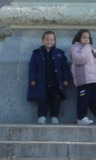
%> input picture Assets/images/pos/img00050.jpg, 96 x 160 px; its folder holds only this picture in this run
$ octave SVMClassifierScript.m   (GNU Octave 9; MATLAB toolbox functions it lacks are replaced by stand-ins)
%> lines starting %> are read from the running program, lines starting %| are printed output that depends on the picture
### Classification/SVM/SVMClassifierFunction.m
function [result] = SVMClassifierFunction(sampling, kernel, lambda, C, sigmakernel, k, ndim, threshold)
%> called with sampling = 5, kernel = 'gaussian', lambda = 1e-20, C = 40, sigmakernel = 5, k = 10, ndim = 150, threshold = 0.7


%% Initial setup
% Initialise return values
trainingTime = 0;
testingTime = 0;

% Set the folders
posFolder = 'Assets/Images/Pos';
negFolder = 'Assets/Images/Neg';

% Get list of image files
posFiles = dir(fullfile(posFolder, '*.*'));
negFiles = dir(fullfile(negFolder, '*.*'));

% Filter out '.' and '..' entries
posFiles = posFiles(~[posFiles.isdir]);
negFiles = negFiles(~[negFiles.isdir]);

% Initialize variables
allImages = [];
labels = [];

% Load positive images
counter = 0;
for i = 1:sampling:length(posFiles)
    % Used instead of i as you'd have the first be 1 and the second be 1 +
    % sample rate
    counter = counter + 1;

    % Gets the image at i location
    img = imread(fullfile(posFolder, posFiles(i).name));
%> img is the input picture: size 160x96x3 uint8; mean R, G, B 84.4, 95, 107

    % Adds the image to the variable and does some processing to it
    allImages(counter, :) = extractHOGVector(img);

    % As these are all images with pedestrians present, the label is 1 for
    % correct
    labels(counter, 1) = 1;
end

%How many positive images are currently in the allImages variable
posImageTotal = size(allImages, 1);

% Load negative images - only thing different to positive images is the
% global images variable starts where the positive one left off
counter = 0;
for i = 1:sampling:size(negFiles, 1)
    counter = counter +1;
    img = imread(fullfile(negFolder, negFiles(i).name));
    allImages(posImageTotal + counter,:) = extractHOGVector(img);
    labels(posImageTotal + counter,1) = 0;
end


%% Training
% Split data into training and testing sets

% Use cross-validation instead of 50/50 split
cvFolds = splitCrossValidation(allImages, labels, k);

% Initialize accumulators
TPacc = 0; TNacc = 0; FPacc = 0; FNacc = 0;
accuracyAcc = 0; errorRateAcc = 0; precisionAcc = 0;
specificityAcc = 0; sensitivityAcc = 0; fMeasureAcc = 0;
falseAlarmAcc = 0;

for fold = 1:k
    trainImages = cvFolds(fold).trainImages;
    trainLabels = cvFolds(fold).trainLabels;
    testImages  = cvFolds(fold).testImages;
    testLabels  = cvFolds(fold).testLabels;

    % Preprocessing
    % Z-score standardization
    % Prevents features with large numeric scales from dominating
    mu = mean(trainImages, 1);
    sigma = std(trainImages, 0, 1);
    sigma(sigma == 0) = 1;

    trainImages = (trainImages - mu) ./ sigma;
    testImages = (testImages - mu) ./ sigma;

    % L2-normalize each HOG vector
    % Makes HOG descriptors comparable across images
    trainImages = trainImages ./ vecnorm(trainImages, 2, 2);
    testImages  = testImages  ./ vecnorm(testImages, 2, 2);

    % Replace NaNs (if any rows become 0 vector after normalization)
    % Shouldn't happen, but best to stay on the safe side
    trainImages(any(isnan(trainImages),2), :) = 0;
    testImages(any(isnan(testImages),2), :) = 0;

    % PCA
    % Compute PCA from training data only
    [PCAVectors, ~, PCAMean, Xtrain_pca] = pca(trainImages, ndim);

    % Project testImages into PCA space
    Xtest_pca = (testImages - PCAMean) * PCAVectors;

    tic
    % Trains the model
    modelSVM = SVMTraining(Xtrain_pca, trainLabels, kernel, lambda, C, sigmakernel);
    trainingTime = trainingTime + toc;

    modelSVM.mu = mu;
    modelSVM.sigma = sigma;

    modelSVM.PCAMean = PCAMean;
    modelSVM.PCAVectors = PCAVectors;


    %disp("Training time: " + trainingTime)

    %% Testing
    classificationResult = zeros(size(Xtest_pca,1),1);

    for i = 1:size(Xtest_pca,1)
        currentTestImage = Xtest_pca(i,:);

        tic
        classificationResult(i,1) = SVMTesting(currentTestImage, modelSVM, kernel, threshold);
        testingTime = testingTime + toc;
    end

    %disp("Testing time: " + testingTime)

    Calculate_MetricsResult = Calculate_Metrics(Xtest_pca, testLabels, classificationResult);

    % Accumulate metrics across folds
    TPacc = TPacc + Calculate_MetricsResult.TP;
    TNacc = TNacc + Calculate_MetricsResult.TN;
    FPacc = FPacc + Calculate_MetricsResult.FP;
    FNacc = FNacc + Calculate_MetricsResult.FN;
    accuracyAcc = accuracyAcc + Calculate_MetricsResult.accuracy;
    errorRateAcc = errorRateAcc + Calculate_MetricsResult.errorRate;
    precisionAcc = precisionAcc + Calculate_MetricsResult.precision;
    specificityAcc = specificityAcc + Calculate_MetricsResult.specificity;
    sensitivityAcc = sensitivityAcc + Calculate_MetricsResult.sensitivity;
    fMeasureAcc = fMeasureAcc + Calculate_MetricsResult.fMeasure;
    falseAlarmAcc = falseAlarmAcc + Calculate_MetricsResult.falseAlarmRate;

end


%% Evaluation
result.TP = TPacc / k;
result.TN = TNacc / k;
result.FP = FPacc / k;
result.FN = FNacc / k;

result.accuracy = accuracyAcc / k;
result.errorRate = errorRateAcc / k;
result.precision = precisionAcc / k;
result.specificity = specificityAcc / k;
result.sensitivity = sensitivityAcc / k;
result.fMeasure = fMeasureAcc / k;
result.falseAlarmRate = falseAlarmAcc / k;

result.trainingTime = trainingTime;
result.testingTime = testingTime;

save SVMModel modelSVM;

% [31 lines of commented-out code are left out]

end

### FeatureExtraction/extractHOGVector.m
function [feature] = extractHOGVector(im)

% The given code finds the HOG feature vector for any given image. HOG
% feature vector/descriptor can then be used for detection of any
% particular object. The Matlab code provides the exact implementation of
% the formation of HOG feature vector as detailed in the paper "Pedestrian
% detection using HOG" by Dalal and Triggs

% INPUT => im (input image)
% OUTPUT => HOG feature vector for that particular image

% Example: Running the code
% >>> im = imread('cameraman.tif');
% >>> hog = hog_feature_vector (im);

% Convert RGB iamge to grayscale
if size(im,3)==3
    im=rgb2gray(im);
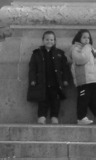
%> im: size 160x96 uint8; min 11, max 208, mean 93.2
end
% if nargin>1
%     im=imresize(im,resize);
% end

im=double(im);
%> im: size 160x96 double

rows=size(im,1);
%> rows = 160
cols=size(im,2);
%> cols = 96
Ix=im; %Basic Matrix assignment
Iy=im; %Basic Matrix assignment

% Gradients in X and Y direction. Iy is the gradient in X direction and Iy
% is the gradient in Y direction
for i=1:rows-2
    Iy(i,:)=(im(i,:)-im(i+2,:));
end
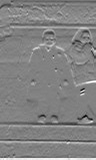
%> Iy: size 160x96 double; min -136, max 132, mean 1.6; drawn with min black and max white
for i=1:cols-2
    Ix(:,i)=(im(:,i)-im(:,i+2));
end
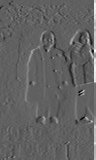
%> Ix: size 160x96 double; min -110, max 181, mean 2.3; drawn with min black and max white

gauss=fspecial('gaussian',8); %% Initialized a gaussian filter with sigma=0.5 * block width.

angle=atand(Ix./Iy); % Matrix containing the angles of each edge gradient
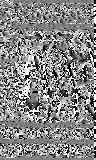
%> angle: size 160x96 double; 0.72% of the values are NaN or infinite; the others: min -90, max 90, mean 5.85; drawn with min black, max white, NaN and infinite black
angle=imadd(angle,90); %Angles in range (0,180)
magnitude=sqrt(Ix.^2 + Iy.^2);
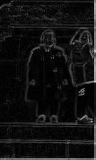
%> magnitude: size 160x96 double; min 0, max 206.7, mean 18

% figure,imshow(uint8(angle));
% figure,imshow(uint8(magnitude));

% Remove redundant pixels in an image.
angle(isnan(angle))=0;
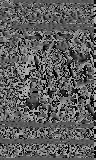
%> angle: size 160x96 double; min 0, max 180, mean 95.2
magnitude(isnan(magnitude))=0;

feature=[]; %initialized the feature vector

% Iterations for Blocks
for i = 0: rows/8 - 2
    for j= 0: cols/8 -2
        %disp([i,j])

        mag_patch = magnitude(8*i+1 : 8*i+16 , 8*j+1 : 8*j+16);
        %mag_patch = imfilter(mag_patch,gauss);
        ang_patch = angle(8*i+1 : 8*i+16 , 8*j+1 : 8*j+16);

        block_feature=[];

        %Iterations for cells in a block
        for x= 0:1
            for y= 0:1
                angleA =ang_patch(8*x+1:8*x+8, 8*y+1:8*y+8);
                magA   =mag_patch(8*x+1:8*x+8, 8*y+1:8*y+8);
                histr  =zeros(1,9);

                %Iterations for pixels in one cell
                for p=1:8
                    for q=1:8

                        alpha= angleA(p,q);

                        % Binning Process (Bi-Linear Interpolation)
                        if alpha>10 && alpha<=30
                            histr(1)=histr(1)+ magA(p,q)*(30-alpha)/20;
                            histr(2)=histr(2)+ magA(p,q)*(alpha-10)/20;
                        elseif alpha>30 && alpha<=50
                            histr(2)=histr(2)+ magA(p,q)*(50-alpha)/20;
                            histr(3)=histr(3)+ magA(p,q)*(alpha-30)/20;
                        elseif alpha>50 && alpha<=70
                            histr(3)=histr(3)+ magA(p,q)*(70-alpha)/20;
                            histr(4)=histr(4)+ magA(p,q)*(alpha-50)/20;
                        elseif alpha>70 && alpha<=90
                            histr(4)=histr(4)+ magA(p,q)*(90-alpha)/20;
                            histr(5)=histr(5)+ magA(p,q)*(alpha-70)/20;
                        elseif alpha>90 && alpha<=110
                            histr(5)=histr(5)+ magA(p,q)*(110-alpha)/20;
                            histr(6)=histr(6)+ magA(p,q)*(alpha-90)/20;
                        elseif alpha>110 && alpha<=130
                            histr(6)=histr(6)+ magA(p,q)*(130-alpha)/20;
                            histr(7)=histr(7)+ magA(p,q)*(alpha-110)/20;
                        elseif alpha>130 && alpha<=150
                            histr(7)=histr(7)+ magA(p,q)*(150-alpha)/20;
                            histr(8)=histr(8)+ magA(p,q)*(alpha-130)/20;
                        elseif alpha>150 && alpha<=170
                            histr(8)=histr(8)+ magA(p,q)*(170-alpha)/20;
                            histr(9)=histr(9)+ magA(p,q)*(alpha-150)/20;
                        elseif alpha>=0 && alpha<=10
                            histr(1)=histr(1)+ magA(p,q)*(alpha+10)/20;
                            histr(9)=histr(9)+ magA(p,q)*(10-alpha)/20;
                        elseif alpha>170 && alpha<=180
                            histr(9)=histr(9)+ magA(p,q)*(190-alpha)/20;
                            histr(1)=histr(1)+ magA(p,q)*(alpha-170)/20;
                        end


                    end
                end
                block_feature=[block_feature histr]; % Concatenation of Four histograms to form one block feature

            end
        end
        % Normalize the values in the block using L1-Norm
        block_feature=block_feature/sqrt(norm(block_feature)^2+.01);

        feature=[feature block_feature]; %Features concatenation
    end
end
%> after the loop, feature = 7524 values, max 0.811 at index 6206, min 0 at index 342, mean 0.107; histr = [788.2 13.01 17.7 206.1 1071.9 90.98 497.7 177.6 392.1]

feature(isnan(feature))=0; %Removing Infinitiy values

% Normalization of the feature vector using L2-Norm
feature=feature/sqrt(norm(feature)^2+.001);
%> feature = 7524 values, max 0.0561 at index 6206, min 0 at index 342, mean 0.00743
for z=1:length(feature)
    if feature(z)>0.2
         feature(z)=0.2;
    end
end
feature=feature/sqrt(norm(feature)^2+.001);

% toc;

### DatasetSplit/splitCrossValidation.m
function cvFolds = splitCrossValidation(allImages, labels, k)
%> called with labels = 1, k = 10
% stratifiedKFoldCV - Perform stratified k-fold cross-validation
%
% INPUTS:
%   allImages : [N x D] matrix of feature vectors
%   labels    : [N x 1] vector of labels (0 or 1)
%   k         : number of folds (e.g., 5 or 10)
%
% OUTPUT:
%   cvFolds : struct array with fields:
%       trainImages, trainLabels, testImages, testLabels

    % Separate positive and negative indices
    posIdx = find(labels == 1);
    negIdx = find(labels == 0);

    % Shuffle the indices
    posIdx = posIdx(randperm(length(posIdx)));
    negIdx = negIdx(randperm(length(negIdx)));

    % Split indices into k roughly equal folds
    posFolds = splitIndices(posIdx, k);
    negFolds = splitIndices(negIdx, k);

    cvFolds = struct();

    for fold = 1:k
        % Test indices for this fold
        testIdx = [posFolds{fold}; negFolds{fold}];

        % Train indices are all other indices
        trainIdx = setdiff(1:size(allImages,1), testIdx);

        % Assign to struct
        cvFolds(fold).trainImages = allImages(trainIdx,:);
        cvFolds(fold).trainLabels = labels(trainIdx);
        cvFolds(fold).testImages = allImages(testIdx,:);
        cvFolds(fold).testLabels = labels(testIdx);
    end
%> after the loop, cvFolds = 10 items
end

function folds = splitIndices(indices, k)
% Helper function to split indices into k folds
    n = length(indices);
    foldSize = floor(n / k);
    folds = cell(1,k);

    for i = 1:k
        startIdx = (i-1)*foldSize + 1;
        if i < k
            endIdx = i*foldSize;
        else
            endIdx = n; % last fold takes remainder
        end
        folds{i} = indices(startIdx:endIdx);
    end
end

### FeatureExtraction/pca.m
function [eigenVectors, eigenvalues, meanX, Xpca] = pca (X, ndim)
%X is a matrix conatining all the training samples
%the dimensions of X are: number_of_Samples x number_of_features
%ndim is a variable with the number of reduced PCA dimensions we want to obtain

%calculate mean over the samples
meanX = mean(X);

%subtract mean to each sample
A = X - meanX;

% calculate covariance of the previous matrix
S = A' * A;

% obtain eigenvalue & eigenvector
[eigenVectors,D] = eig(S);
eigenvalues = diag(D);
% sort eigenvalues in descending order
eigenvalues = eigenvalues(end:-1:1);
eigenVectors = fliplr(eigenVectors);


if nargin<2
    % if the user does not tell us how many dimensions he wants:
    % evaluate the number of principal components needed to represent 95% Total variance.

    eigsum = cumsum(eigenvalues);
    eigsum = eigsum / eigsum(end);

    index = find(eigsum >= 0.95);
    ndim = index(1);

end

% return only the desired number of dimensions with the higher eignvalues
% ( higher amount of information)
eigenVectors = eigenVectors(:,1:ndim);
eigenvalues = eigenvalues(1:ndim);


% dataset transformed to the pca space:
Xpca=A*eigenVectors;

end

### Classification/SVM/SVMClassifierScript.m
clear all
close all

%% Setup parameters
iterations = 5;
sampling = 5;

% Training + Testing
kernel = 'gaussian';
% Other kernel options:
% gaussian, poly, polyhomog, htrbf, wavelet, frame
% Note: poly and polyhomog are linear kernels

% Training parameters
lambda = 1e-20;
C = 40;
sigmakernel = 5;
k = 10;
ndim = 150;
threshold = .7;

%% Running the classifier
% Setup results table
results = struct( ...
    'Label', {}, ...
    'trainingTime', {}, ...
    'testingTime', {}, ...
    'TP', {}, ...
    'TN', {}, ...
    'FP', {}, ...
    'FN', {}, ...
    'accuracy', {}, ...
    'errorRate', {}, ...
    'precision', {}, ...
    'specificity', {}, ...
    'sensitivity', {}, ...
    'fMeasure', {}, ...
    'falseAlarmRate', {}, ...
    'iterations', {}, ...
    'sampling', {}, ...
    'kernel', {}, ...
    'lambda', {}, ...
    'C', {}, ...
    'sigmakernel', {}, ...
    'k', {}, ...
    'ndim', {}, ...
    'threshold', {} );

for i = 1:iterations
    r = SVMClassifierFunction(sampling, kernel, lambda, C, sigmakernel, k, ndim, threshold);
%> (the run ends here)
